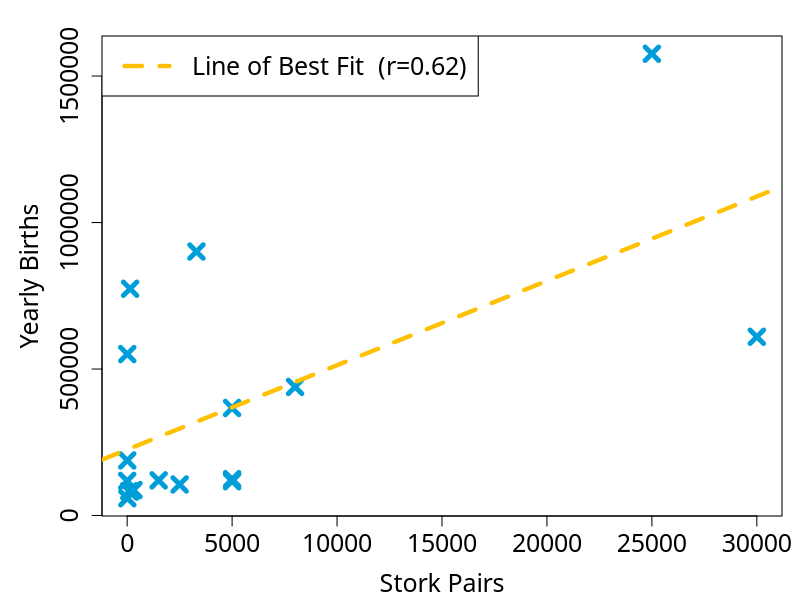
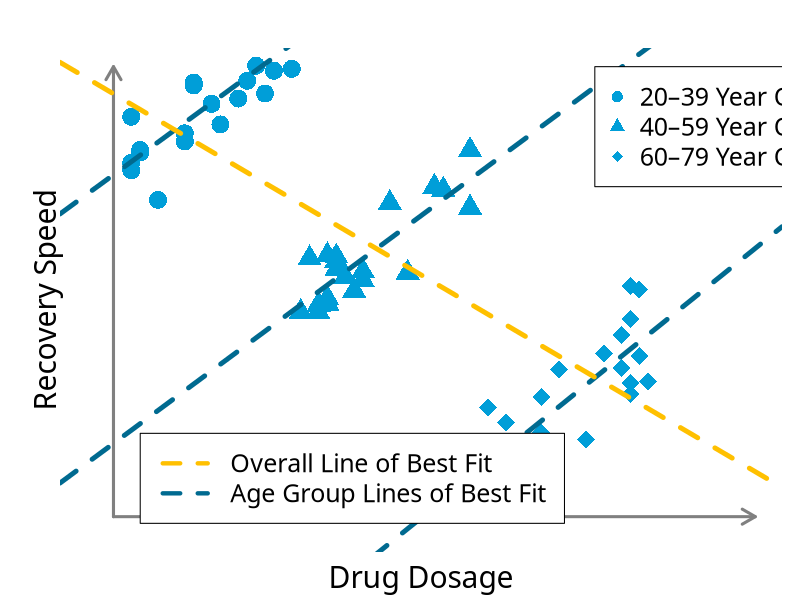
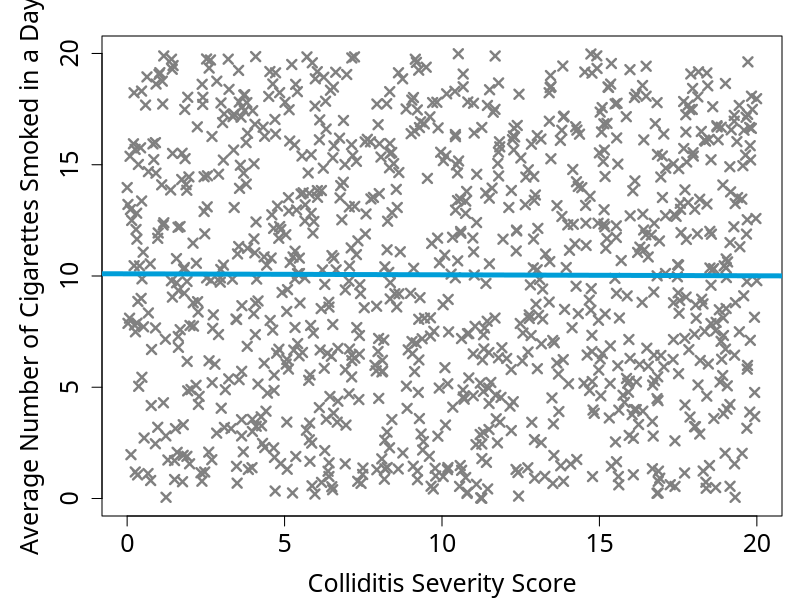
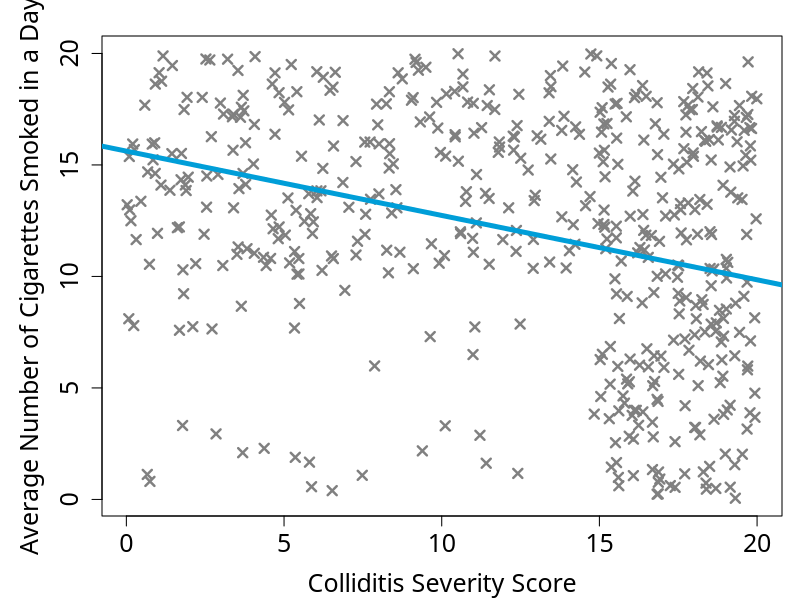

R code for these plots, in order:
## ---- chunk 1
#| code-fold: true
#| code-summary: "Plotting the Data and Calculating the Correlation Coefficient in R"
#| label: storks-and-babies-graph
stork_pairs <- c(100, 300, 1, 5000, 9, 140, 3300, 2500, 4, 5000, 5, 30000, 1500, 5000, 8000, 150, 25000)
yearly_births <- c(83000, 87000, 118000, 117000, 59000, 774000, 901000, 106000, 188000, 124000, 551000, 610000, 120000, 367000, 439000, 82000, 1576000)
correlation <- cor(stork_pairs, yearly_births) # calculating the pearson correlation coefficient
par(mar=c(bottom=4.2, left=5.1, top=1.8, right=0.9), family="Roboto Slab") # setting the plot options
plot(stork_pairs, yearly_births, # plotting the data points
     xlab="Stork Pairs", ylab="Yearly Births", 
     pch=4, cex=1.8, col="#009ed8", lwd=4.8, cex.lab=1.5, cex.axis=1.5)
abline(lm(yearly_births ~ stork_pairs), # adding the line of best fit
       col = "#ffc000", lty=2, lwd = 4.2)
legend("topleft", legend=paste0("Line of Best Fit  (r=", round(correlation, 2), ")"), 
       col="#ffc000", lty=2, lwd=4.2, cex=1.5)
## ---- chunk 2
#| code-fold: true
#| code-summary: "Testing the Null Hypothesis in R"
#| label: storks-and-babies-test
significance_test <- cor.test(stork_pairs, yearly_births)
p_val <- significance_test$p.value
cat("p-value:", p_val)
## ---- chunk 3
#| code-fold: true
#| code-summary: "Simulating and Plotting Data to Illustrate Robert Heaton's Example of Simpson's Paradox in R"
#| label: robert-heaton-example
set.seed(31415) 
group_1_dosages <- sample(1:20, 20, replace = TRUE)
group_2_dosages <- sample(21:40, 20, replace = TRUE)
group_3_dosages <- sample(41:60, 20, replace = TRUE)
all_dosages <- c(group_1_dosages, group_2_dosages, group_3_dosages)
group_1_recovery_speeds <- 1.2 * group_1_dosages + 100 + rnorm(20,0,5)
group_2_recovery_speeds <- 1.2 * group_2_dosages + 50 + rnorm(20,0,5)
group_3_recovery_speeds <- 1.2 * group_3_dosages + rnorm(20,0,5)
all_recovery_speeds <- c(group_1_recovery_speeds, group_2_recovery_speeds, group_3_recovery_speeds)
par(mar=c(bottom=2.4, left=3, top=2.4, right=0.9), family="Roboto Slab")
plot(group_1_dosages, group_1_recovery_speeds, xlim=c(-3,72), ylim=c(36,120), bty="n", axes = FALSE, pch=16, cex=2.4,  col="#009ed8") 
points(group_2_dosages, group_2_recovery_speeds, pch=17, cex=2.4,  col="#009ed8")
points(group_3_dosages, group_3_recovery_speeds, pch=18, cex=2.4,  col="#009ed8")
arrows(x0=0, y0=39, x1=72, y1=39, length=0.15, code=2, lwd=3, col="#808080") 
arrows(x0=0, y0=39, x1=0, y1=120, length=0.15, code=2, lwd=3, col="#808080") 
mtext("Drug Dosage", side=1, line=1, cex=1.8)
mtext("Recovery Speed", side=2, line=0, cex=1.8)
abline(lm(group_1_recovery_speeds ~ group_1_dosages), col="#006a90", lwd=4.8, lty=2) 
abline(lm(group_2_recovery_speeds ~ group_2_dosages), col="#006a90", lwd=4.8, lty=2) 
abline(lm(group_3_recovery_speeds ~ group_3_dosages), col="#006a90", lwd=4.8, lty=2) 
abline(lm(all_recovery_speeds ~ all_dosages), col="#ffc000", lwd=4.8, lty=2)
legend(x=54, y=120, legend=c("20–39 Year Olds ", "40–59 Year Olds ", "60–79 Year Olds "), pch=c(16, 17, 18), col="#009ed8", cex=1.5)
legend(x=3, y=54, legend=c("Overall Line of Best Fit ", "Age Group Lines of Best Fit "), lty=2, col=c("#ffc000","#006a90"), lwd=4.2, cex=1.5)
## ---- chunk 4
#| code-fold: true
#| code-summary: "Finding the Correlation Coefficient in R"
#| label: robert-heaton-example-correlation
correlation <- cor(all_dosages, all_recovery_speeds)
cat("Pearson Correlation Coefficient:", correlation)
## ---- chunk 5
#| code-fold: true
#| code-summary: "Plotting the Relationship Between Disease Severity and Average Number of Cigarettes Smoked in a Day in a Simulated Sample of People Infected With Colliditis in R"
#| label: colliditis-infected-sample
set.seed(31415)
n <- 1000 
infected_sample <- matrix(0, nrow=n, ncol=2) # we initialise an empty matrix to store the data for each person
for (i in 1:n) {
  severity <- runif(1, min=0, max=20) # we assign each person in the sample a random severity score between 0 and 20
  cigarettes <- runif(1,0,20) # we assign each person in the sample a random average number of cigarettes smoked per day between 0 and 20
  infected_sample[i,1] <- severity
  infected_sample[i,2] <- cigarettes
}
par(mar=c(bottom=4.2, left=5.1, top=1.8, right=0.9), family="Roboto Slab") 
plot(infected_sample[,1], infected_sample[,2], pch=4, cex=1.2, lwd=2.4, col="#808080",
     xlab="Colliditis Severity Score", ylab="Average Number of Cigarettes Smoked in a Day",
     cex.lab=1.5, cex.axis=1.5)
abline(lm(infected_sample[,1] ~ infected_sample[,2]), lwd=4.8, col="#009ed8",) # we plot the line of best fit
## ---- chunk 6
#| code-fold: true
#| code-summary: "Plotting the Relationship Between Disease Severity and Average Number of Cigarettes Smoked in a Day in a Simulated Sample of Hospitalised People Infected With Colliditis in R"
#| label: colliditis-hospitalised-sample
set.seed(31415)
hospital_infected_sample <- matrix(rep(NA, 2*n), nrow=n, ncol=2) 
for (i in 1:n) {
  dice_roll <- runif(1, min=0, max=1) # we generate random number between 0 and 1
  person_i <- infected_sample[i,]
  if(person_i[1] >= 15 && dice_roll <= 0.9) { # these people have a 90% chance of being in hospital
    hospital_infected_sample[i,] <- person_i
  } else if(person_i[2] >= 10 && dice_roll <= 0.6) { # these people have a 60% chance of being in hospital
    hospital_infected_sample[i,] <- person_i
  } else if(person_i[2] < 10 && dice_roll <= 0.1) { # others have a 10% chance of being in hospital
    hospital_infected_sample[i,] <- person_i
  }
}
# Now we remove the people not in hospital from our sample:
hospital_infected_sample <- na.omit(hospital_infected_sample)
# And plot the result:
par(mar=c(bottom=4.2, left=5.1, top=1.8, right=0.9), family="Roboto Slab") 
plot(hospital_infected_sample[,1], hospital_infected_sample[,2], pch=4, cex=1.2, lwd=2.4, col="#808080",
     xlab="Colliditis Severity Score", ylab="Average Number of Cigarettes Smoked in a Day",
     cex.lab=1.5, cex.axis=1.5)
abline(lm(hospital_infected_sample[,1] ~ hospital_infected_sample[,2]), lwd=4.8, col="#009ed8",) # we plot the line of best fit
